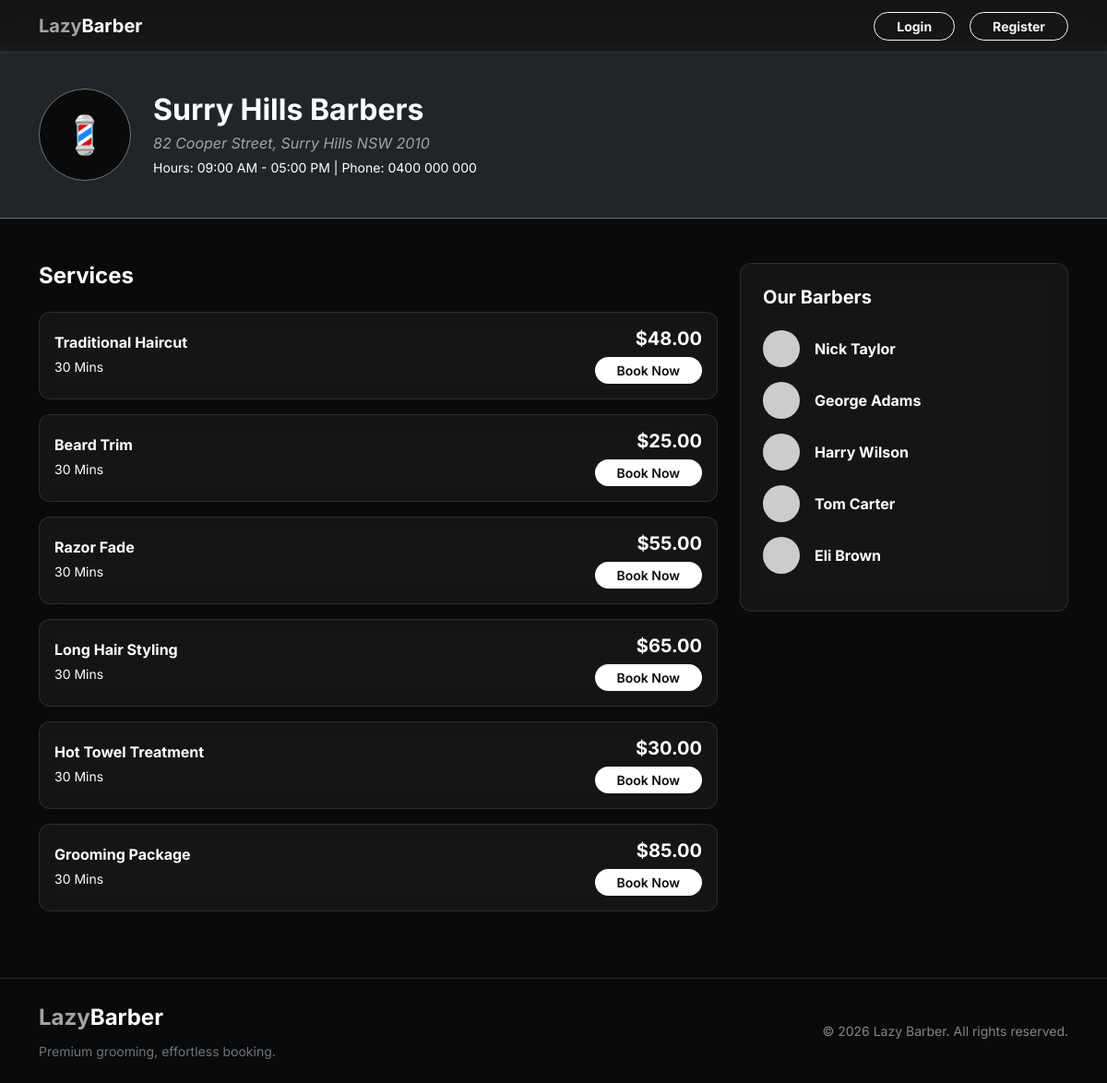
/final_lazy_barber/shop_profile.php?id=13, run on the app's committed database.
### tables this page shows
CREATE TABLE `shops` (
  `shopid` int(11) NOT NULL,
  `name` varchar(255) NOT NULL,
  `address` varchar(255) NOT NULL,
  `suburb` varchar(100) NOT NULL,
  `open_time` varchar(100) DEFAULT '09:00 AM - 05:00 PM',
  `phone` varchar(20) DEFAULT '0400 000 000',
  `is_active` tinyint(1) DEFAULT 1,
  `created_at` timestamp NOT NULL DEFAULT current_timestamp(),
  `avatar` varchar(255) DEFAULT NULL
);

CREATE TABLE `services` (
  `serviceid` int(11) NOT NULL,
  `shopid` int(11) DEFAULT NULL,
  `name` varchar(255) NOT NULL,
  `description` text DEFAULT NULL,
  `price_aud` decimal(10,2) NOT NULL,
  `duration_minutes` int(11) NOT NULL,
  `is_active` tinyint(1) DEFAULT 1
);

CREATE TABLE `users` (
  `userid` int(11) NOT NULL,
  `name` varchar(255) NOT NULL,
  `email` varchar(255) NOT NULL,
  `password_hash` varchar(255) NOT NULL,
  `phone` varchar(20) DEFAULT NULL,
  `role` enum('customer','barber') DEFAULT 'customer',
  `is_shopowner` tinyint(1) DEFAULT 0,
  `shopid` int(11) DEFAULT NULL,
  `is_active` tinyint(1) DEFAULT 1,
  `created_at` timestamp NOT NULL DEFAULT current_timestamp(),
  `avatar` varchar(255) DEFAULT NULL
);

### final_lazy_barber/shop_profile.php (the view, shortened to what this page needs)
<?php
require_once 'config/database.php';
$shopid = $_GET['id'];
$stmt = $pdo->prepare("SELECT * FROM SHOPS WHERE shopid = ?");
$stmt->execute([$shopid]);
$shop = $stmt->fetch();
$srvStmt = $pdo->prepare("SELECT * FROM SERVICES WHERE shopid = ?");
$srvStmt->execute([$shopid]);
$services = $srvStmt->fetchAll();
$barberStmt = $pdo->prepare("SELECT userid, name FROM USERS WHERE shopid = ? AND role = 'barber'");
$barberStmt->execute([$shopid]);
$barbers = $barberStmt->fetchAll();
include 'includes/header.php';
?>
<div class="bg-dark pt-5 pb-4 mt-5 border-bottom border-secondary position-relative overflow-hidden">
    <div class="container position-relative" style="z-index: 2;">
        <div class="d-flex align-items-center mb-3">
            <div class="bg-black rounded-circle me-4 border border-secondary" style="width: 100px; height: 100px; display: flex; align-items: center; justify-content: center;">
                <span class="text-white fs-1">&#128136;</span>
            </div>
            <div>
                <h2 class="text-white fw-bold mb-1"><?php echo htmlspecialchars($shop['name']); ?></h2>
                <p class="text-light-grey mb-1"><i class="text-grey"><?php echo htmlspecialchars($shop['address']); ?></i></p>
                <p class="text-light-grey small mb-0">Hours: <?php echo htmlspecialchars($shop['open_time']); ?> | Phone: <?php echo htmlspecialchars($shop['phone']); ?></p>
            </div>
        </div>
    </div>
</div>
<div class="container py-5">
    <div class="row">
        <div class="col-md-8 mb-4">
            <h4 class="text-white fw-bold mb-4">Services</h4>
            <div class="row g-3">
                <?php foreach($services as $service): ?>
                <div class="col-12">
                    <div class="glass-card p-3 d-flex justify-content-between align-items-center">
                        <div>
                            <h6 class="text-white fw-bold mb-1"><?php echo htmlspecialchars($service['name']); ?></h6>
                            <small class="text-light-grey"><?php echo $service['duration_minutes']; ?> Mins</small>
                        </div>
                        <div class="text-end">
                            <h5 class="text-white fw-bold mb-2">$<?php echo number_format($service['price_aud'], 2); ?></h5>
                            <button class="btn btn-primary-custom btn-sm px-4 rounded-pill" onclick="startBooking(<?php echo $service['serviceid']; ?>, '<?php echo htmlspecialchars(addslashes($service['name'])); ?>', <?php echo $service['price_aud']; ?>)">Book Now</button>
                        </div>
                    </div>
                </div>
                <?php endforeach; ?>
            </div>
        </div>
        <div class="col-md-4">
            <div class="glass-card p-4 sticky-top" style="top: 100px;">
                <h5 class="text-white fw-bold mb-4">Our Barbers</h5>
                <ul class="list-unstyled mb-0">
                    <?php foreach($barbers as $barber): ?>
                        <li class="d-flex align-items-center mb-3">
                            <div class="bg-dark rounded-circle me-3" style="width: 40px; height: 40px; display: flex; align-items: center; justify-content: center; overflow: hidden;">
                                <img src="https://ui-avatars.com/api/?name=<?php echo urlencode($barber['name']); ?>&background=random&color=fff" alt="Barber" style="width: 100%; height: 100%; object-fit: cover;">
                            </div>
                            <span class="text-light-grey fw-bold"><?php echo htmlspecialchars($barber['name']); ?></span>
                        </li>
                    <?php endforeach; ?>
                </ul>
            </div>
        </div>
    </div>
</div>
<?php include 'includes/footer.php'; ?>

### final_lazy_barber/css/style.css (style rules this page uses)
:root { --black: #0a0a0a; --dark-grey: #1a1a1a; --grey: #404040; --light-grey: #a3a3a3; --white: #ffffff; --glass-bg: rgba(26, 26, 26, 0.7); --glass-border: rgba(255, 255, 255, 0.1); }
body { font-family: 'Inter', sans-serif; background-color: var(--black); color: var(--white); display: flex; flex-direction: column; min-height: 100vh; }
.text-grey { color: var(--light-grey) !important; }
.bg-black { background-color: var(--black) !important; }
.glass-card { background: var(--glass-bg); backdrop-filter: blur(10px); -webkit-backdrop-filter: blur(10px); border: 1px solid var(--glass-border); border-radius: 12px; }
.btn-primary-custom { background-color: var(--white); color: var(--black); border: none; font-weight: 600; transition: all 0.3s ease; }

### data on the page
shops: name "Surry Hills Barbers", address "82 Cooper Street, Surry Hills NSW 2010", open_time "09:00 AM - 05:00 PM", phone "0400 000 000"
services: name "Traditional Haircut", duration_minutes "30", price_aud "48.00"
services: name "Beard Trim", duration_minutes "30", price_aud "25.00"
services: name "Razor Fade", duration_minutes "30", price_aud "55.00"
services: name "Long Hair Styling", duration_minutes "30", price_aud "65.00"
services: name "Hot Towel Treatment", duration_minutes "30", price_aud "30.00"
services: name "Grooming Package", duration_minutes "30", price_aud "85.00"
users: name "Nick Taylor"
users: name "George Adams"
users: name "Harry Wilson"
users: name "Tom Carter"
users: name "Eli Brown"
